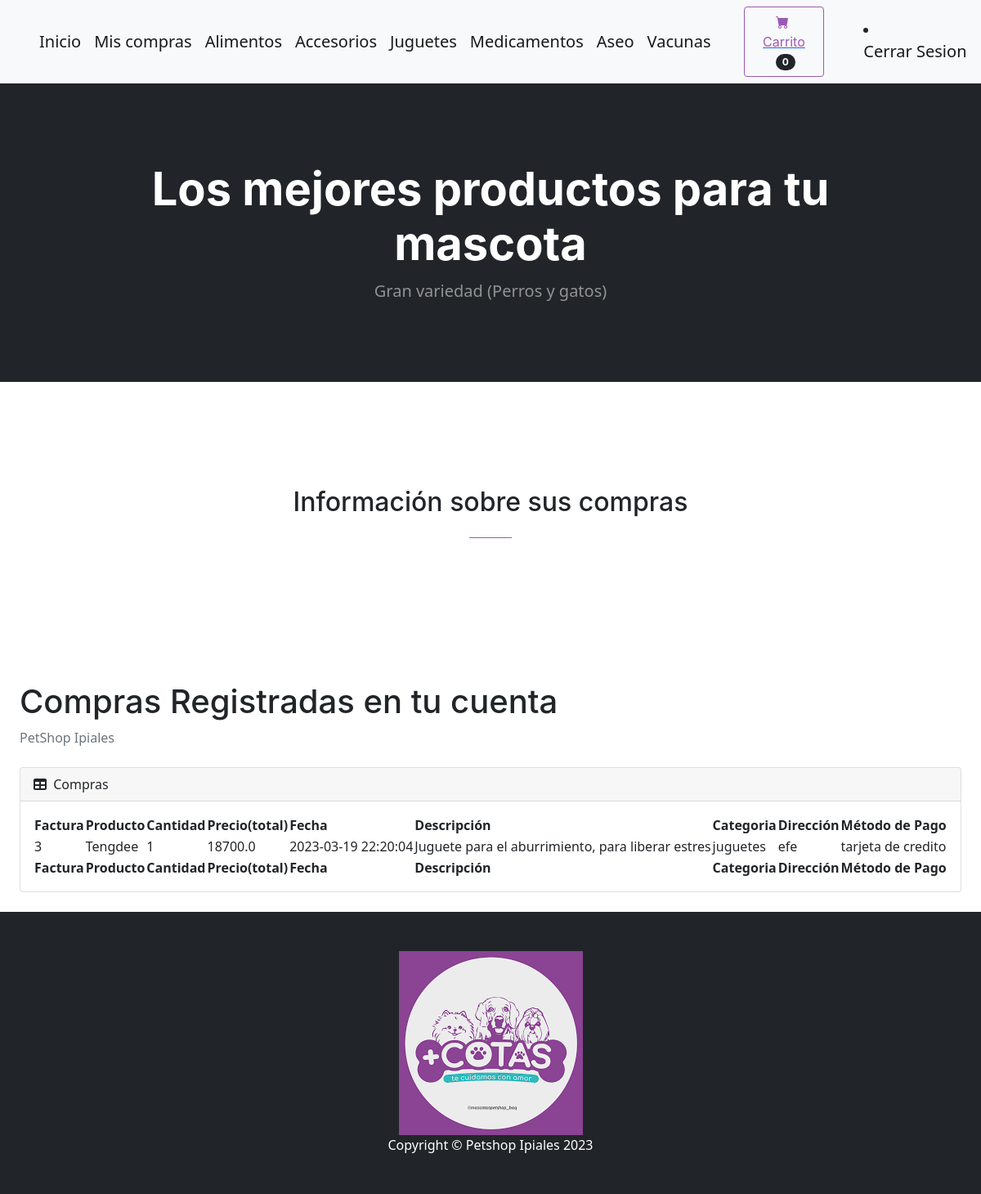
Page /mis_compras (signed in) on the committed database.
### tables this page shows
CREATE TABLE compras
		(compraId INTEGER PRIMARY KEY AUTOINCREMENT,
        factura TEXT,
        userId INTEGER,
		lista_productos TEXT,
		cantidad_productos TEXT,
        total REAL,
        fecha TEXT,
        direccion TEXT,
        metodo_pago TEXT,
		FOREIGN KEY(userId) REFERENCES users(userId)
		);

CREATE TABLE productos
		(productId INTEGER PRIMARY KEY AUTOINCREMENT,
		nombre TEXT,
		precio REAL,
		descripcion TEXT,
		imagen TEXT,
		cantidad INTEGER,
		categoria TEXT
		);

### compras/routes.py (the view)
@compras.route('/mis_compras')
def mis_compras():
    if 'email' not in session:
        return redirect('/login/')
    usuario,itms_carrito=getLoginDetails(session['email'])
    userId=usuario[0]
    nombre_usuario=f"{usuario[1]} {usuario[2]}"
    celular=usuario[3]
    email=usuario[4]
    compras_user=getCompraDetails(userId)
    return render_template('mostrar_compras.html', itms_carrito=itms_carrito, compras_user=compras_user)

### funciones.py (called while the page is built)
def getLoginDetails(email):
    with sqlite3.connect('database.db') as conn:
        cur = conn.cursor()
        cur.execute("SELECT * FROM usuarios WHERE email = ?", (email, ))
        data = cur.fetchone()
        userId=data[0]
        cur.execute("SELECT count(*) FROM kart WHERE userId = ?", (userId, ))
        noItems = cur.fetchone()[0]
    conn.close()
    return (data, noItems)

def getCompraDetails(userId):
    with sqlite3.connect('database.db') as conn:
        cur = conn.cursor()
        cur.execute("SELECT compras.factura, compras.lista_productos, compras.cantidad_productos, compras.total, compras.fecha, compras.direccion, compras.metodo_pago, productos.nombre, productos.descripcion, productos.categoria FROM compras, productos WHERE compras.lista_productos=productos.productId AND compras.userId = ?", (userId, ))
        data = cur.fetchall()
    conn.close()
    return (data)

### compras/templates/mostrar_compras.html (shortened to what this page needs)
{% extends "base.html"%} {% block title %}Catalogo de productos{% endblock %}
{% block content %}
<section class="page-section" id="contact">
    <div class="container px-4 px-lg-5">
        <div class="row gx-4 gx-lg-5 justify-content-center">
            <div class="col-lg-8 col-xl-6 text-center">
                <h2 class="mt-0">Información sobre sus compras</h2>
                <hr class="divider" />
            </div>
        </div>
    </div>
</section>
<div id="layoutSidenav_content">
    <main>
        <div class="container-fluid px-4">
            <h1 class="mt-4">Compras Registradas en tu cuenta</h1>
            <ol class="breadcrumb mb-4">
                <li class="breadcrumb-item active">PetShop Ipiales</li>
            </ol>
            <div class="card mb-4">
                <div class="card-header">
                    <i class="fas fa-table me-1"></i> Compras
                </div>
                <div class="card-body">
                    <table id="datatablesSimple">
                        <thead>
                            <tr>
                                <th>Factura</th>
                                <th>Producto</th>
                                <th>Cantidad</th>
                                <th>Precio(total)</th>
                                <th>Fecha</th>
                                <th>Descripción</th>
                                <th>Categoria</th>
                                <th>Dirección</th>
                                <th>Método de Pago</th>
                            </tr>
                        </thead>
                        <tfoot>
                            <tr>
                                <th>Factura</th>
                                <th>Producto</th>
                                <th>Cantidad</th>
                                <th>Precio(total)</th>
                                <th>Fecha</th>
                                <th>Descripción</th>
                                <th>Categoria</th>
                                <th>Dirección</th>
                                <th>Método de Pago</th>
                            </tr>
                        </tfoot>
                        <tbody>
                            {% for info in compras_user %}
                            <tr>
                                <td>{{info[0]}}</td>
                                <td>{{info[7]}}</td>
                                <td>{{info[2]}}</td>
                                <td>{{info[3]}}</td>
                                <td>{{info[4]}}</td>
                                <td>{{info[8]}}</td>
                                <td>{{info[9]}}</td>
                                <td>{{info[5]}}</td>
                                <td>{{info[6]}}</td>
                            </tr>
                            {% endfor %}
                        </tbody>
                    </table>
                </div>
            </div>
        </div>
    </main>
</div>
{% endblock %}

### rows in the picture
compras: factura "3", nombre "Tengdee", cantidad_productos "1", total "18700.0", fecha "2023-03-19 22:20:04", descripcion "Juguete para el aburrimiento, para liberar estres", categoria "juguetes", direccion "efe", metodo_pago "tarjeta de credito"

### other values in the picture
{{ itms_carrito }} "0"
